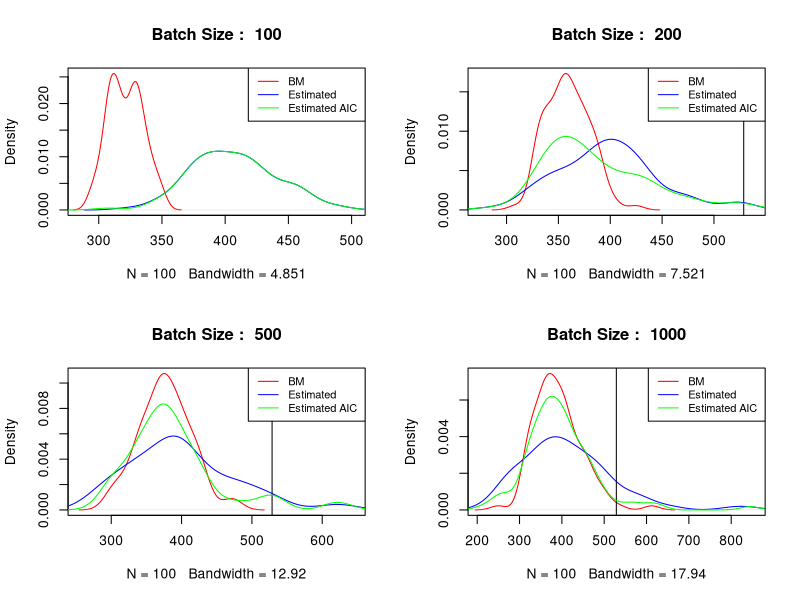
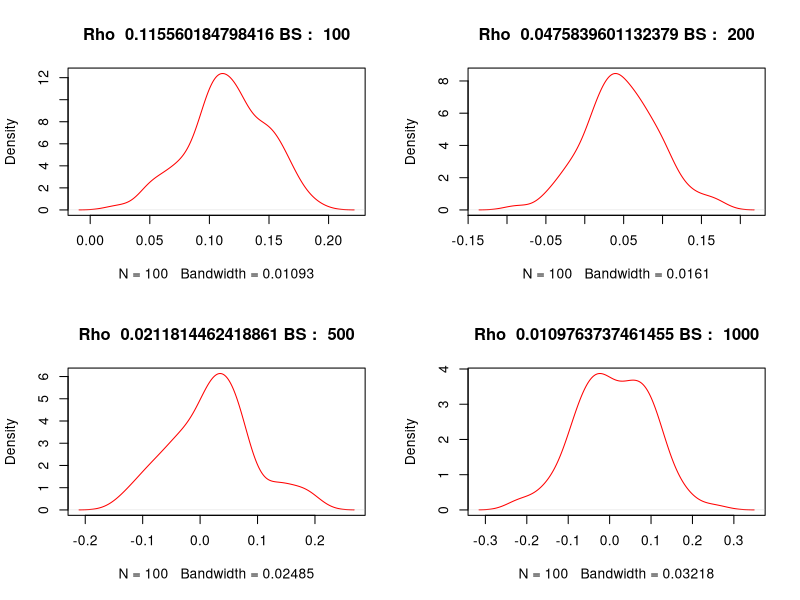

R code for these plots, in order:

# When I use this function then it doesnt give the right answer
calculate_est <- function(b, alpha_sq, rho) {
    return ((b*alpha_sq)/((1-rho)^2))
}

b_dist <- c(100,200,500,1000);
# b_dist <- c(10,20,50,100);

iter <- 100

sample_mean_dist <- numeric(length = iter)

bm_sigma_dist <- matrix(0, nrow = length(b_dist), ncol = iter)

est_sigma_dist <- matrix(0, nrow = length(b_dist), ncol = iter)
rho_dist <- matrix(0,nrow = length(b_dist), ncol = iter)
alpha_dist <- matrix(0,nrow = length(b_dist), ncol = iter)

est_sigma_dist_aic <- matrix(0, nrow = length(b_dist), ncol = iter)
rho_dist_aic <- matrix(0,nrow = length(b_dist), ncol = iter)
alpha_dist_aic <- matrix(0,nrow = length(b_dist), ncol = iter)

T <- 1e5

# This is to the code for which model has to be made for an AR1 process
for(it in 1:iter){
    print(paste("Iter : ", it))
    rho <- 0.95
    alpha <- 1

    sigma_true = (alpha^2)/(1-rho)^2

    x <- numeric(T)
    x[1] <- rnorm(1,0,1)

    for(i in 2:T){
        x[i] <- x[i-1]*rho + rnorm(1,0,alpha)
    }
    sample_mean_dist[it] <- mean(x);

    n <- T

    for(b in b_dist){
        a <- n/b
        Y <- numeric(a)

        for(i in 0:(a-1)){
            Y[i+1] <- mean(x[((b*i)+1):(b*(i+1))])
        }

        mu <- mean(x)
        bm_sigma <- (b/(a-1))*(sum((Y-mu)^2))

        # AIC is FALSE
        model <- ar(Y, aic = FALSE, order.max = 1)

        rho_c <- model$ar
        alpha_sq_c <- model$var.pred
        
        est_sigma <- calculate_est(b, alpha_sq_c, rho_c)

        rho_dist[which(b == b_dist), it] <- rho_c
        alpha_dist[which(b == b_dist), it] <- alpha_sq_c

        bm_sigma_dist[which(b == b_dist), it] <- bm_sigma
        est_sigma_dist[which(b == b_dist), it] <- est_sigma

        # AIC is TRUE
        model_aic <- ar(Y, aic = TRUE, order.max = 1)

        if(length(model_aic$ar) == 0){
            rho_c_aic = 0
        } else {
            rho_c_aic <- model_aic$ar
        }
    
        alpha_sq_c_aic <- model_aic$var.pred

        rho_dist_aic[which(b == b_dist), it] <- rho_c_aic
        alpha_dist_aic[which(b == b_dist), it] <- alpha_sq_c_aic

        est_sigma_aic <- calculate_est(b, alpha_sq_c_aic, rho_c_aic)

        est_sigma_dist_aic[which(b == b_dist), it] <- est_sigma_aic
    }
}

cbind(apply(bm_sigma_dist,1,mean),apply(est_sigma_dist,1,mean),apply(est_sigma_dist_aic,1,mean))
cbind(apply(bm_sigma_dist,1,var),apply(est_sigma_dist,1,var),apply(est_sigma_dist_aic,1,var)) 

par(mfrow=c(2,2))    

for(i in 1:length(b_dist)) {
    plot(density(bm_sigma_dist[i,]), xlim = c(min(bm_sigma_dist[i,],est_sigma_dist[i,],est_sigma_dist_aic[i,]) - 10, max(bm_sigma_dist[i,],est_sigma_dist[i,],est_sigma_dist_aic[i,]) + 10), main = paste("Batch Size : ",b_dist[i]), lwd = 1, col = "red")
    abline(v = T * var(sample_mean_dist))
    lines(density(est_sigma_dist[i,]), lwd = 1, col = "blue")
    lines(density(est_sigma_dist_aic[i,]), lwd = 1, col ="green")
    legend("topright", legend=c("BM ","Estimated ", "Estimated AIC "), col=c("red","blue", "green"), lty=1:1:1, cex=0.8)
}

for(i in 1:length(b_dist)) {
    plot(density(rho_dist[i,]), col = "red", main = paste("Rho ", mean(rho_dist[i,]),"BS : ", b_dist[i]))
}

par(mfrow=c(1,1))


